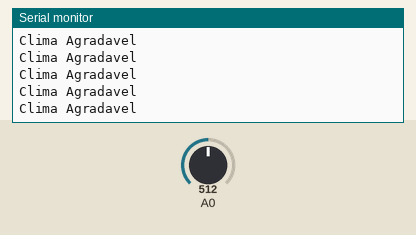
A sketch run on a simulated Arduino Mega 2560, built with avr-gcc and run on an emulated ATmega2560. On the bench: the last lines printed to the serial monitor. The test bench sets the inputs (shaded band); at power-on: A0 = 512.

Above: at 1.2 s.
1.3 s: A0 set to 487
At 2.0 s:
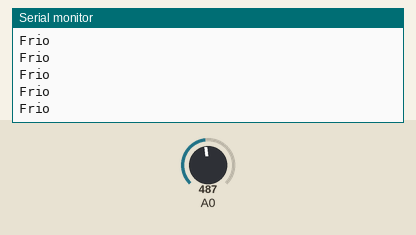
6.2 s: A0 set to 792
At 7.3 s:
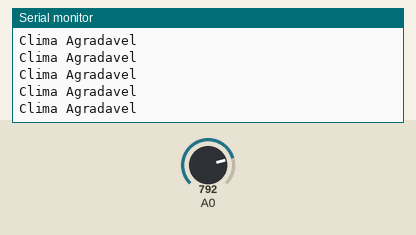
9.2 s: A0 set to 812
At 9.9 s:
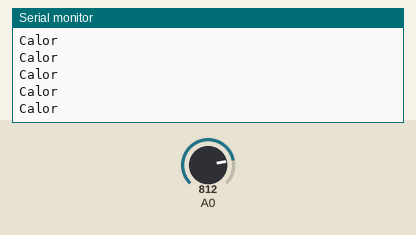

The sketch:

aula_37_temperatura_1.ino
```cpp
/*exercicios analongRead temperatura
Autor:Gabriel Peres
Data:14/03/2025
*/
void setup()
{
  Serial.begin(9600);

}

void loop()
{
  int valor = analogRead(A0);
   if (valor <= 200){
    Serial.println("Friozinho");

  }else if(valor >= 200 && valor <= 500){
    Serial.println("Frio");

  }else if (valor >= 500 && valor <= 800){
    Serial.println("Clima Agradavel");

   }else if (valor >= 800 && valor <= 900){
    Serial.println("Calor");

  }else{
    Serial.println("Calor");
  }

}
```

Aula_53_exercicios.cpp
```cpp
#include <Arduino.h>
#include <Bounce2.h>
#include <LiquidCrystal_I2C.h>

LiquidCrystal_I2C lcd(0x27, 20, 4);

#define pinBotaoA 19
#define pinBotaoB 18
#define pinBotaoC 5
#define pinLed1 15
#define pinLed2 2
#define pinLed3 4
#define pinLed4 23

Bounce botaoA = Bounce();
Bounce botaoB = Bounce();
Bounce botaoC = Bounce();

void setup()
{
    Serial.begin(9600);

    pinMode(5, OUTPUT);
    pinMode(18, OUTPUT);
    pinMode(19, OUTPUT);
    pinMode(23, OUTPUT);

    botaoA.attach(pinBotaoA, INPUT_PULLUP);
    botaoB.attach(pinBotaoB, INPUT_PULLUP);
    botaoC.attach(pinBotaoC, INPUT_PULLUP);

    lcd.init();
    lcd.backlight();
    lcd.setCursor(1, 0);
    lcd.print(">ligar LED 1   0%");
    lcd.setCursor(1, 1);
    lcd.print(" ligar LED 2   0%");
    lcd.setCursor(1, 2);
    lcd.print(" ligar LED 3   0%");
    lcd.setCursor(1, 3);
    lcd.print(" ligar LED 4   0%");
}

void loop()
{

    botaoA.update();
    botaoB.update();
    botaoC.update();


    static int posicao = 0;
    static int intensidadeLed1 = 0;
    static int intensidadeLed2 = 0;
    static int intensidadeLed3 = 0;
    static int intensidadeLed4 = 0;
    static bool modoSelecao = 0;

    if (botaoA.fell())
    {
        posicao++;

        if (posicao > 3)
        {
            posicao = 0;
        }
    }

    if (botaoB.fell())
    {
        posicao--;

        if (posicao < 0)
        {
            posicao = 3;
        }
    }

    if (botaoC.fell())
    {
        modoSelecao = !modoSelecao;
    }

    if (botaoA.fell() && modoSelecao == 0)
    {
        if (posicao == 0 && intensidadeLed1 < 100)
        {
            intensidadeLed1 += 10;
        }

        if (posicao == 1 && intensidadeLed2 < 100)
        {
            intensidadeLed2 += 10;
        }

        if (posicao == 0 && intensidadeLed3 < 100)
        {
            intensidadeLed3 += 10;
        }

        if (posicao == 0 && intensidadeLed4 < 100)
        {
            intensidadeLed4 += 10;
        }
    }

    if (botaoB.fell() && modoSelecao == 0)
    {
        if (posicao == 0 && intensidadeLed4 < 0)
        {
            intensidadeLed1 -= 10;
        }

        if (posicao == 0 && intensidadeLed4 < 0)
        {
            intensidadeLed2 -= 10;
        }

        if (posicao == 0 && intensidadeLed4 < 0)
        {
            intensidadeLed3 -= 10;
        }

        if (posicao == 0 && intensidadeLed4 < 0)
        {
            intensidadeLed4 -= 10;
        }
    }

    if (posicao == 0)
    {
        lcd.setCursor(1, 0);
        lcd.print(">");
        lcd.setCursor(1, 1);
        lcd.print(" ");
        lcd.setCursor(1, 3);
        lcd.print(" ");
    }
    if (posicao == 1)
    {
        lcd.setCursor(1, 1);
        lcd.print(">");
        lcd.setCursor(1, 0);
        lcd.print(" ");
        lcd.setCursor(1, 2);
        lcd.print(" ");
    }
    if (posicao == 2)
    {
        lcd.setCursor(1, 2);
        lcd.print(">");
        lcd.setCursor(1, 3);
        lcd.print(" ");
        lcd.setCursor(1, 1);
        lcd.print(" ");
    }
    if (posicao == 3)
    {
        lcd.setCursor(1, 3);
        lcd.print(">");
        lcd.setCursor(1, 2);
        lcd.print(" ");
        lcd.setCursor(1, 0);
        lcd.print(" ");
    }
}
// FIZ ATE A AULA 8
```

Aula_56_codigos_IMPORTANTES.cpp
```cpp
#include <Arduino.h>

char palavra[10] = "OLA MUNDO";
char palavra2[10] = {'O', 'L', 'A', ' ', 'M', 'U', 'N', 'D', 'O', '\0'};

String palavra3 = "HOJE EH QUINTA";

void setup()
{
    Serial.begin(9600);
    Serial.println();

    Serial.println(palavra);
    Serial.println(palavra2);

    strcpy(palavra, "SENAI");

    if (strcmp(palavra, "SENAI") == 0)
        ;
    {
        Serial.println("SAO IGUAIS");
    }

    if (strncmp(palavra2, "OLA", 3) == 0)
    {
        Serial.println("As primeiras letras da palavra é OLA");
    }

    if (strstr(palavra2, "MUNDO"))
    {
        Serial.print("Palavra MUNDO detectada");
    }

    //* -----------------------------------------------------------------------------

    Serial.println(palavra3.length()); // retorna o numero de letras do objeto da classe String

    Serial.println(palavra3.charAt(10)); // retorna a oitava posicao da palavra

    Serial.println(palavra3.substring(8, 14)); // retorna a 8° até a 14° posição

    Serial.println(palavra3.indexOf('U')); // retorna a posição da primeira ocorrência da letra procurada

    Serial.println(palavra3.lastIndexOf('E'));  // retorna a posição da ultima ocorrência da letra procurada
    if (palavra3.equals("HOJE EH QUINTA") == 1) // retorna verdadeiro se forem iguais
        Serial.println("São igauis");

    if (palavra3.equalsIgnoreCase("hoje eh quinta") == 1) // retorna verdadeiro se forem iguais ignorando letras maiusculas/minusculas
        Serial.println("São iguais");

    if (palavra3.startsWith("HOJE") == 1) // retorna verdadeiro se a palavra comecar com determinado texto
        Serial.println("Começa com HOJE");

    if (palavra3.endsWith("INTA") == 1) // retorna verdadeiro se a palavra terminar com determinado texto
        Serial.println("Termina com INTA");

    String valor = "123";
    int valorNumerico = valor.toInt(); // converte o valor do texto em valor numerico de "123" para 123 (numero)

    String valor2 = "10.5";
    float valorNumerico2 = valor2.toFloat();

    //*EXEMPLO: transforma o numero do texto em valor numerico tipo inteiro

    String mensagem = "Valor = 50";

    int tamanho = mensagem.length(); // medir o tamanho do texto

    String extracao = mensagem.substring(8, tamanho); // extrair o numero iniciando em uma posicao conhecida até o fim do texto

    Serial.println(tamanho);
    Serial.println(extracao);

    int numero = extracao.toInt(); // transforme o conteudo extraido em um numero inteiro

    Serial.println(numero * 2); // utilize o numero sem moderação... HAhaHAhaHAhaHA

    //! CONTINUACAO

    Serial.toLowerCase(); // Alterar todas as letras para minusculas
    Serial.println(palavra3);
    palavra3.toUpperCase(); // Alterar todas para maiusculas
    Serial.println(palavra3);

    String textoLed = "Led = ON";
    Serial.println(textoLed);
    textoLed.replace("ON", "OFF"); // substitui uma palavra no texto por outro
    Serial.println(textoLed);      //"Led = OF"

    String novaFrase = "Texto     "; // varios espacos
    novaFrase.trim();                // remove os espacos do fim do texto

    novaFrase.concat(" adicionado"); // adiciona um texto a string
    Serial.println(novaFrase);
}

void loop()
{
}
```

Measured:
- the behaviour switches between 501 and 500 on A0 (found by bisection; images 0 and 1)
- the behaviour switches between 800 and 801 on A0 (found by bisection; images 2 and 3)
- after the input at 1.3 s, the serial monitor: prints a new line after 0.08 s (image 1)
- after the input at 6.2 s, the serial monitor: prints a new line after 0.07 s (image 2)
- after the input at 9.2 s, the serial monitor: prints a new line after 0.08 s (image 3)
